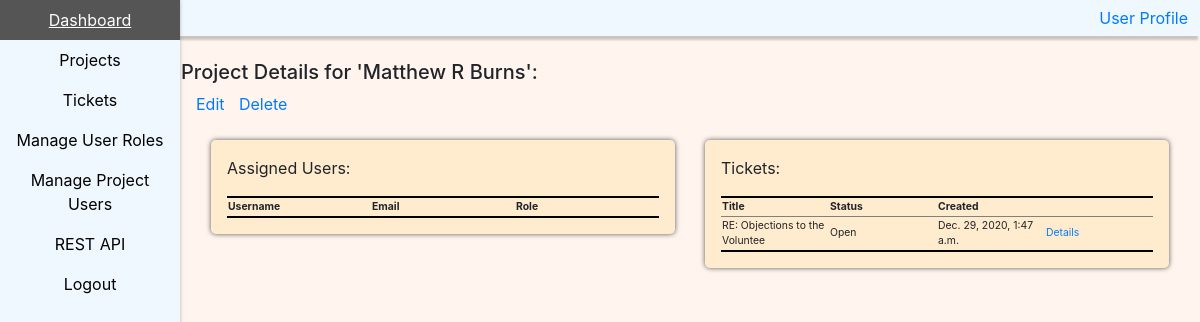
Page /projects/details/Matthew R Burns/ on the earlier database version.
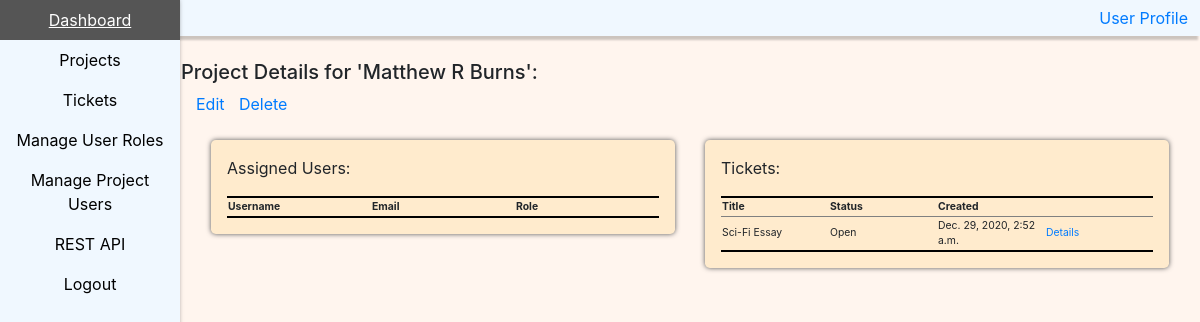
Same page on the later database version.
### tickets/models.py (models this page shows)
class Ticket(models.Model):
    title = models.CharField(max_length=30, primary_key=True)
    description = models.CharField(max_length=300)
    status = models.CharField(max_length=15, default="Open")
    project = models.ForeignKey(Project, on_delete=models.CASCADE, null=True)
    priority = models.CharField(max_length=20)
    type = models.CharField(max_length=20)
    date = models.DateTimeField(auto_now_add=True, blank=True)

### projects/views.py (the view)
# urls.py: path('projects/details/<str:name>/', project_views.details_project, name="details_project"),
def details_project(request, name):
    page_data={"rows":[], "tickets":[], "project_name":" ", "project_description":" "}
    project_obj = Project.objects.get(pk=name)
    retrieve_tickets(request, project_obj, page_data)
    row=[]
    page_data["project_name"] = project_obj.name
    page_data["project_description"] = project_obj.description
    populate_page_data_with_project_users(request, page_data, project_obj)
    return render(request, 'projects/project_details.html', context=page_data)

### projects/views.py (called while the page is built)
def populate_page_data_with_project_users(request, page_data, project_obj):
    user_objects = User.objects.all()
    for user in user_objects:
        if user.project == project_obj:
            row=[]
            row.append(user.username)
            row.append(user.email)
            row.append(user.role)
            page_data.get("rows").append(row)
    return

### tickets/views.py (called while the page is built)
def retrieve_tickets(request, project_obj, page_data):
    tickets = Ticket.objects.all()
    for objects in tickets:
        if objects.project == project_obj:
            row=[]
            row.append(objects.title)
            row.append(objects.description)
            row.append(objects.status)
            row.append(objects.project)
            row.append(objects.priority)
            row.append(objects.type)
            row.append(objects.date)
            page_data.get("tickets").append(row)
    return

### templates/projects/project_details.html (shortened to what this page needs)
<!DOCTYPE html>
<html land="en">
  <head>
    {% load static %}
    <link rel="stylesheet" href="{% static 'style.css' %}" type="text/css"/>
  </head>
  <body>
    {% include "core/navigation_vertical.html" %}
    {% include "core/bootstrap.html" %}
    <div class="page_body">
      <div class="row">
        <h5> Project Details for '{{ project_name }}': </h5>
      </div>
      <a href="/projects/edit/{{ project_name }}">Edit</a>
      <a href="/projects/delete/{{ project_name }}" onclick="return confirm('Are you sure?')" style="padding-left:1%;">Delete</a>
      <br>
      <br>
      <div class="container">
        <div class="row">
          <div class="col">
            <div class="jumbotron">
            <p> Assigned Users: </p>
            <table class="info_tables">
              <tr class="info_tables">
                <th>Username</th>
                <th>Email</th>
                <th>Role</th>
              </tr>
            </table>
          </div>
          </div>
          <div class="col">
            <div class="jumbotron">
            <p> Tickets: </p>
            <table class="info_tables">
              <tr class="info_tables">
                <th>Title</th>
                <th>Status</th>
                <th>Created</th>
                <th></th>
              </tr>
              {% for items in tickets %}
              <tr class="info_tables">
                {% for cells in items %}
                  {% if forloop.counter0 == 0 or forloop.counter0 == 2 or forloop.counter0 == 6 %}
                  <td class="info_tables">
                    {{ cells }}
                  </td>
                  {% endif %}
                {% endfor %}
                <td class="info_tables">
                  <a class="btm btm-primary" href="/tickets/details/{{ items.0 }}">Details</a>
                </td>
              </tr>
              {% endfor %}
            </table>
          </div>
          </div>
        </div>
      </div>
    </div>
  </body>
</html>

Differences in the rows shown:
removed Ticket: items "RE: Objections to the Voluntee" "Open" "Dec. 29, 2020, 1:47 a.m."
added Ticket: items "Sci-Fi Essay" "Open" "Dec. 29, 2020, 2:52 a.m."
